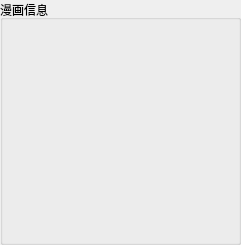
           <widget class="QGroupBox" name="groupBox_my_manga">
            <property name="title">
             <string>漫画信息</string>
            </property>
            <layout class="QHBoxLayout" name="horizontalLayout_8" stretch="1,1">
             <item>
              <layout class="QVBoxLayout" name="v_Layout_manga_image">
               <item>
                <widget class="QLabel" name="label_manga_image">
                 <property name="enabled">
                  <bool>true</bool>
                 </property>
                 <property name="sizePolicy">
                  <sizepolicy hsizetype="Expanding" vsizetype="Expanding">
                   <horstretch>0</horstretch>
                   <verstretch>0</verstretch>
                  </sizepolicy>
                 </property>
                 <property name="minimumSize">
                  <size>
                   <width>200</width>
                   <height>200</height>
                  </size>
                 </property>
                 <property name="maximumSize">
                  <size>
                   <width>16777215</width>
                   <height>16777215</height>
                  </size>
                 </property>
                 <property name="text">
                  <string/>
                 </property>
                 <property name="scaledContents">
                  <bool>false</bool>
                 </property>
                 <property name="wordWrap">
                  <bool>false</bool>
                 </property>
                </widget>
               </item>
              </layout>
             </item>
             <item>
              <layout class="QVBoxLayout" name="v_Layout_manga_detail" stretch="0,0,0,0,1">
               <property name="spacing">
                <number>6</number>
               </property>
               <item>
                <widget class="QLabel" name="label_manga_title">
                 <property name="text">
                  <string/>
                 </property>
                </widget>
               </item>
               <item>
                <widget class="QLabel" name="label_manga_author">
                 <property name="text">
                  <string/>
                 </property>
                </widget>
               </item>
               <item>
                <widget class="QLabel" name="label_manga_style">
                 <property name="text">
                  <string/>
                 </property>
                </widget>
               </item>
               <item>
                <widget class="QLabel" name="label_manga_isFinish">
                 <property name="text">
                  <string/>
                 </property>
                </widget>
               </item>
               <item alignment="Qt::AlignmentFlag::AlignTop">
                <widget class="QLabel" name="label_manga_outline">
                 <property name="text">
                  <string/>
                 </property>
                 <property name="wordWrap">
                  <bool>true</bool>
                 </property>
                </widget>
               </item>
              </layout>
             </item>
            </layout>
           </widget>
